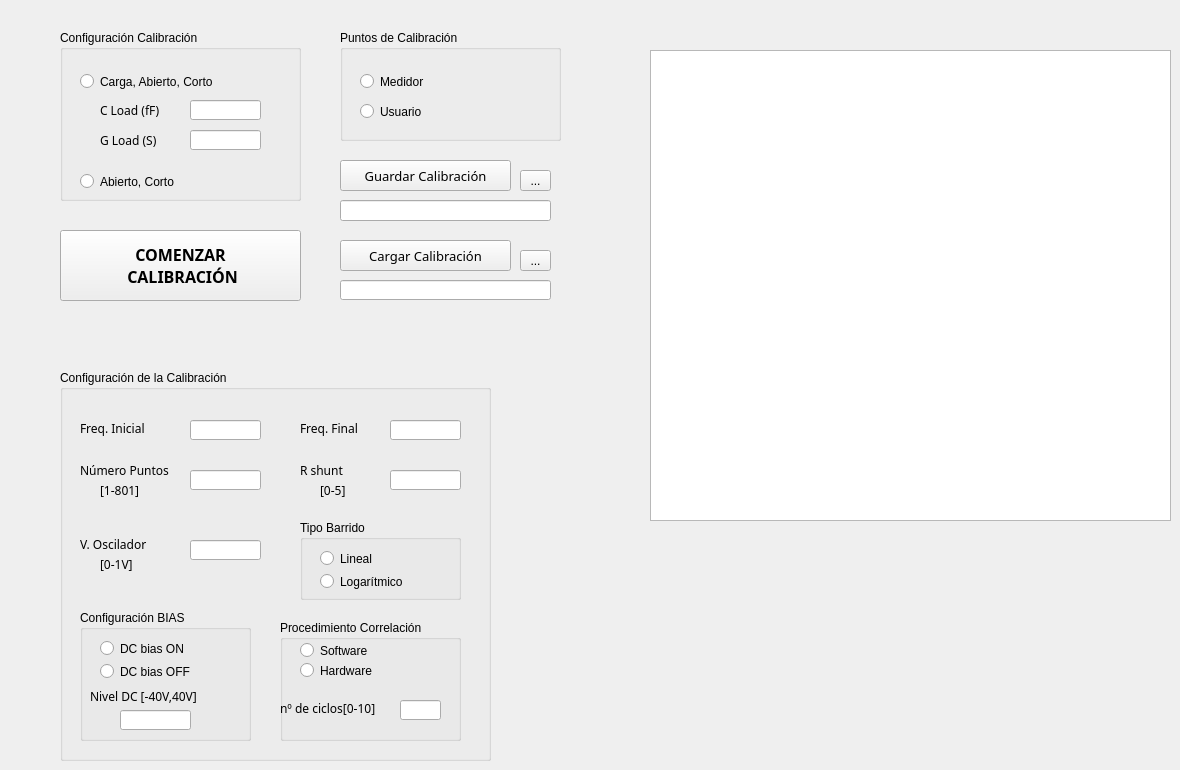
         <widget class="QWidget" name="calibracion">
          <property name="acceptDrops">
           <bool>false</bool>
          </property>
          <attribute name="title">
           <string>CALIBRACIÓN</string>
          </attribute>
          <widget class="QPushButton" name="GO_CAL">
           <property name="geometry">
            <rect>
             <x>60</x>
             <y>230</y>
             <width>241</width>
             <height>71</height>
            </rect>
           </property>
           <property name="font">
            <font>
             <family>Courier 10 Pitch</family>
             <pointsize>12</pointsize>
             <bold>true</bold>
            </font>
           </property>
           <property name="text">
            <string>COMENZAR 
 CALIBRACIÓN</string>
           </property>
          </widget>
          <widget class="QPushButton" name="SAVE_CAL">
           <property name="geometry">
            <rect>
             <x>340</x>
             <y>160</y>
             <width>171</width>
             <height>31</height>
            </rect>
           </property>
           <property name="font">
            <font>
             <family>Courier 10 Pitch</family>
             <pointsize>10</pointsize>
            </font>
           </property>
           <property name="text">
            <string>Guardar Calibración</string>
           </property>
          </widget>
          <widget class="QGroupBox" name="groupBox_5">
           <property name="geometry">
            <rect>
             <x>60</x>
             <y>30</y>
             <width>241</width>
             <height>171</height>
            </rect>
           </property>
           <property name="title">
            <string>Configuración Calibración</string>
           </property>
           <widget class="QRadioButton" name="radioButton_config_cal_2">
            <property name="geometry">
             <rect>
              <x>20</x>
              <y>140</y>
              <width>161</width>
              <height>23</height>
             </rect>
            </property>
            <property name="text">
             <string>Abierto, Corto</string>
            </property>
           </widget>
           <widget class="QRadioButton" name="radioButton_config_cal_1">
            <property name="geometry">
             <rect>
              <x>20</x>
              <y>40</y>
              <width>201</width>
              <height>23</height>
             </rect>
            </property>
            <property name="text">
             <string>Carga, Abierto, Corto</string>
            </property>
           </widget>
           <widget class="QLabel" name="label_18">
            <property name="geometry">
             <rect>
              <x>40</x>
              <y>70</y>
              <width>91</width>
              <height>20</height>
             </rect>
            </property>
            <property name="font">
             <font>
              <family>Courier 10 Pitch</family>
              <pointsize>9</pointsize>
             </font>
            </property>
            <property name="text">
             <string>C Load (fF)</string>
            </property>
           </widget>
           <widget class="QLineEdit" name="c_load">
            <property name="geometry">
             <rect>
              <x>130</x>
              <y>70</y>
              <width>71</width>
              <height>20</height>
             </rect>
            </property>
            <property name="readOnly">
             <bool>false</bool>
            </property>
           </widget>
           <widget class="QLabel" name="label_19">
            <property name="geometry">
             <rect>
              <x>40</x>
              <y>100</y>
              <width>81</width>
              <height>20</height>
             </rect>
            </property>
            <property name="font">
             <font>
              <family>Courier 10 Pitch</family>
              <pointsize>9</pointsize>
             </font>
            </property>
            <property name="text">
             <string>G Load (S)</string>
            </property>
           </widget>
           <widget class="QLineEdit" name="g_load">
            <property name="geometry">
             <rect>
              <x>130</x>
              <y>100</y>
              <width>71</width>
              <height>20</height>
             </rect>
            </property>
            <property name="readOnly">
             <bool>false</bool>
            </property>
           </widget>
          </widget>
          <widget class="QGroupBox" name="groupBox_6">
           <property name="geometry">
            <rect>
             <x>340</x>
             <y>30</y>
             <width>221</width>
             <height>111</height>
            </rect>
           </property>
           <property name="title">
            <string>Puntos de Calibración</string>
           </property>
           <widget class="QRadioButton" name="radioButton_pto_cal_usuario">
            <property name="geometry">
             <rect>
              <x>20</x>
              <y>70</y>
              <width>161</width>
              <height>23</height>
             </rect>
            </property>
            <property name="text">
             <string>Usuario</string>
            </property>
           </widget>
           <widget class="QRadioButton" name="radioButton_pto_cal_medidor">
            <property name="geometry">
             <rect>
              <x>20</x>
              <y>40</y>
              <width>131</width>
              <height>23</height>
             </rect>
            </property>
            <property name="text">
             <string>Medidor</string>
            </property>
           </widget>
          </widget>
          <widget class="QPushButton" name="LOAD_CAL">
           <property name="geometry">
            <rect>
             <x>340</x>
             <y>240</y>
             <width>171</width>
             <height>31</height>
            </rect>
           </property>
           <property name="font">
            <font>
             <family>Courier 10 Pitch</family>
             <pointsize>10</pointsize>
            </font>
           </property>
           <property name="text">
            <string>Cargar Calibración</string>
           </property>
          </widget>
          <widget class="QToolButton" name="toolButton_load_2">
           <property name="geometry">
            <rect>
             <x>520</x>
             <y>250</y>
             <width>31</width>
             <height>21</height>
            </rect>
           </property>
           <property name="text">
            <string>...</string>
           </property>
          </widget>
          <widget class="QLineEdit" name="load_path_2">
           <property name="geometry">
            <rect>
             <x>340</x>
             <y>280</y>
             <width>211</width>
             <height>20</height>
            </rect>
           </property>
           <property name="readOnly">
            <bool>false</bool>
           </property>
          </widget>
          <widget class="QLineEdit" name="save_path_2">
           <property name="geometry">
            <rect>
             <x>340</x>
             <y>200</y>
             <width>211</width>
             <height>21</height>
            </rect>
           </property>
          </widget>
          <widget class="QToolButton" name="toolButton_save_2">
           <property name="geometry">
            <rect>
             <x>520</x>
             <y>170</y>
             <width>31</width>
             <height>21</height>
            </rect>
           </property>
           <property name="text">
            <string>...</string>
           </property>
          </widget>
          <widget class="QTextBrowser" name="textBrowser_2">
           <property name="geometry">
            <rect>
             <x>650</x>
             <y>50</y>
             <width>521</width>
             <height>471</height>
            </rect>
           </property>
          </widget>
          <widget class="QGroupBox" name="groupBox_14">
           <property name="geometry">
            <rect>
             <x>60</x>
             <y>370</y>
             <width>431</width>
             <height>391</height>
            </rect>
           </property>
           <property name="autoFillBackground">
            <bool>false</bool>
           </property>
           <property name="title">
            <string>Configuración de la Calibración</string>
           </property>
           <widget class="QLineEdit" name="f_inicial_2">
            <property name="geometry">
             <rect>
              <x>130</x>
              <y>50</y>
              <width>71</width>
              <height>20</height>
             </rect>
            </property>
            <property name="readOnly">
             <bool>false</bool>
            </property>
           </widget>
           <widget class="QLineEdit" name="n_puntos_2">
            <property name="geometry">
             <rect>
              <x>130</x>
              <y>100</y>
              <width>71</width>
              <height>20</height>
             </rect>
            </property>
            <property name="readOnly">
             <bool>false</bool>
            </property>
           </widget>
           <widget class="QLabel" name="label_45">
            <property name="geometry">
             <rect>
              <x>20</x>
              <y>90</y>
              <width>101</width>
              <height>20</height>
             </rect>
            </property>
            <property name="font">
             <font>
              <family>Courier 10 Pitch</family>
              <pointsize>9</pointsize>
             </font>
            </property>
            <property name="text">
             <string>Número Puntos</string>
            </property>
           </widget>
           <widget class="QLabel" name="label_47">
            <property name="geometry">
             <rect>
              <x>20</x>
              <y>50</y>
              <width>101</width>
              <height>16</height>
             </rect>
            </property>
            <property name="font">
             <font>
              <family>Courier 10 Pitch</family>
              <pointsize>9</pointsize>
             </font>
            </property>
            <property name="text">
             <string>Freq. Inicial</string>
            </property>
           </widget>
           <widget class="QLabel" name="label_48">
            <property name="geometry">
             <rect>
              <x>240</x>
              <y>50</y>
              <width>91</width>
              <height>16</height>
             </rect>
            </property>
            <property name="font">
             <font>
              <family>Courier 10 Pitch</family>
              <pointsize>9</pointsize>
             </font>
            </property>
            <property name="text">
             <string>Freq. Final</string>
            </property>
           </widget>
           <widget class="QLineEdit" name="f_final_2">
            <property name="geometry">
             <rect>
              <x>330</x>
              <y>50</y>
              <width>71</width>
              <height>20</height>
             </rect>
            </property>
            <property name="readOnly">
             <bool>false</bool>
            </property>
           </widget>
           <widget class="QLabel" name="label_49">
            <property name="geometry">
             <rect>
              <x>240</x>
              <y>90</y>
              <width>101</width>
              <height>20</height>
             </rect>
            </property>
            <property name="font">
             <font>
              <family>Courier 10 Pitch</family>
              <pointsize>9</pointsize>
             </font>
            </property>
            <property name="text">
             <string>R shunt</string>
            </property>
           </widget>
           <widget class="QLineEdit" name="shunt_2">
            <property name="geometry">
             <rect>
              <x>330</x>
              <y>100</y>
              <width>71</width>
              <height>20</height>
             </rect>
            </property>
            <property name="readOnly">
             <bool>false</bool>
            </property>
           </widget>
           <widget class="QLabel" name="label_54">
            <property name="geometry">
             <rect>
              <x>40</x>
              <y>110</y>
              <width>101</width>
              <height>20</height>
             </rect>
            </property>
            <property name="font">
             <font>
              <family>Courier 10 Pitch</family>
              <pointsize>9</pointsize>
             </font>
            </property>
            <property name="text">
             <string>[1-801]</string>
            </property>
           </widget>
           <widget class="QLabel" name="label_55">
            <property name="geometry">
             <rect>
              <x>260</x>
              <y>110</y>
              <width>41</width>
              <height>20</height>
             </rect>
            </property>
            <property name="font">
             <font>
              <family>Courier 10 Pitch</family>
              <pointsize>9</pointsize>
             </font>
            </property>
            <property name="text">
             <string>[0-5]</string>
            </property>
           </widget>
           <widget class="QLabel" name="label_56">
            <property name="geometry">
             <rect>
              <x>40</x>
              <y>184</y>
              <width>101</width>
              <height>20</height>
             </rect>
            </property>
            <property name="font">
             <font>
              <family>Courier 10 Pitch</family>
              <pointsize>9</pointsize>
             </font>
            </property>
            <property name="text">
             <string>[0-1V]</string>
            </property>
           </widget>
           <widget class="QLabel" name="label_57">
            <property name="geometry">
             <rect>
              <x>20</x>
              <y>164</y>
              <width>101</width>
              <height>20</height>
             </rect>
            </property>
            <property name="font">
             <font>
              <family>Courier 10 Pitch</family>
              <pointsize>9</pointsize>
             </font>
            </property>
            <property name="text">
             <string>V. Oscilador</string>
            </property>
           </widget>
           <widget class="QLineEdit" name="vosc_2">
            <property name="geometry">
             <rect>
              <x>130</x>
              <y>170</y>
              <width>71</width>
              <height>20</height>
             </rect>
            </property>
            <property name="readOnly">
             <bool>false</bool>
            </property>
           </widget>
           <widget class="QGroupBox" name="groupBox_8">
            <property name="geometry">
             <rect>
              <x>240</x>
              <y>150</y>
              <width>161</width>
              <height>80</height>
             </rect>
            </property>
            <property name="title">
             <string>Tipo Barrido</string>
            </property>
            <widget class="QRadioButton" name="radioButton_lineal_2">
             <property name="geometry">
              <rect>
               <x>20</x>
               <y>27</y>
               <width>111</width>
               <height>23</height>
              </rect>
             </property>
             <property name="text">
              <string>Lineal</string>
             </property>
            </widget>
            <widget class="QRadioButton" name="radioButton_log_2">
             <property name="geometry">
              <rect>
               <x>20</x>
               <y>50</y>
               <width>111</width>
               <height>23</height>
              </rect>
             </property>
             <property name="text">
              <string>Logarítmico</string>
             </property>
            </widget>
           </widget>
           <widget class="QGroupBox" name="groupBox_9">
            <property name="geometry">
             <rect>
              <x>20</x>
              <y>240</y>
              <width>171</width>
              <height>131</height>
             </rect>
            </property>
            <property name="title">
             <string>Configuración BIAS</string>
            </property>
            <property name="checkable">
             <bool>false</bool>
            </property>
            <widget class="QRadioButton" name="radioButton_DC_OFF_2">
             <property name="geometry">
              <rect>
               <x>20</x>
               <y>50</y>
               <width>111</width>
               <height>23</height>
              </rect>
             </property>
             <property name="text">
              <string>DC bias OFF</string>
             </property>
            </widget>
            <widget class="QRadioButton" name="radioButton_DC_ON_2">
             <property name="geometry">
              <rect>
               <x>20</x>
               <y>27</y>
               <width>111</width>
               <height>23</height>
              </rect>
             </property>
             <property name="text">
              <string>DC bias ON</string>
             </property>
            </widget>
            <widget class="QLabel" name="label_21">
             <property name="geometry">
              <rect>
               <x>10</x>
               <y>76</y>
               <width>141</width>
               <height>20</height>
              </rect>
             </property>
             <property name="font">
              <font>
               <family>Courier 10 Pitch</family>
               <pointsize>9</pointsize>
              </font>
             </property>
             <property name="text">
              <string>Nivel DC [-40V,40V]</string>
             </property>
            </widget>
            <widget class="QLineEdit" name="nivel_DC_2">
             <property name="geometry">
              <rect>
               <x>40</x>
               <y>100</y>
               <width>71</width>
               <height>20</height>
              </rect>
             </property>
             <property name="readOnly">
              <bool>false</bool>
             </property>
            </widget>
           </widget>
           <widget class="QGroupBox" name="groupBox_7">
            <property name="geometry">
             <rect>
              <x>220</x>
              <y>250</y>
              <width>181</width>
              <height>121</height>
             </rect>
            </property>
            <property name="title">
             <string>Procedimiento Correlación</string>
            </property>
            <widget class="QRadioButton" name="radioButton_Corre_2">
             <property name="geometry">
              <rect>
               <x>20</x>
               <y>20</y>
               <width>111</width>
               <height>21</height>
              </rect>
             </property>
             <property name="text">
              <string>Software</string>
             </property>
            </widget>
            <widget class="QRadioButton" name="radioButton_F_Corre_2">
             <property name="geometry">
              <rect>
               <x>20</x>
               <y>40</y>
               <width>151</width>
               <height>21</height>
              </rect>
             </property>
             <property name="text">
              <string>Hardware</string>
             </property>
            </widget>
            <widget class="QLabel" name="label_59">
             <property name="geometry">
              <rect>
               <x>0</x>
               <y>80</y>
               <width>121</width>
               <height>16</height>
              </rect>
             </property>
             <property name="font">
              <font>
               <family>Courier 10 Pitch</family>
               <pointsize>9</pointsize>
              </font>
             </property>
             <property name="text">
              <string>nº de ciclos[0-10]</string>
             </property>
            </widget>
            <widget class="QLineEdit" name="n_ciclos_2">
             <property name="geometry">
              <rect>
               <x>120</x>
               <y>80</y>
               <width>41</width>
               <height>20</height>
              </rect>
             </property>
             <property name="text">
              <string/>
             </property>
             <property name="readOnly">
              <bool>false</bool>
             </property>
            </widget>
           </widget>
          </widget>
         </widget>
